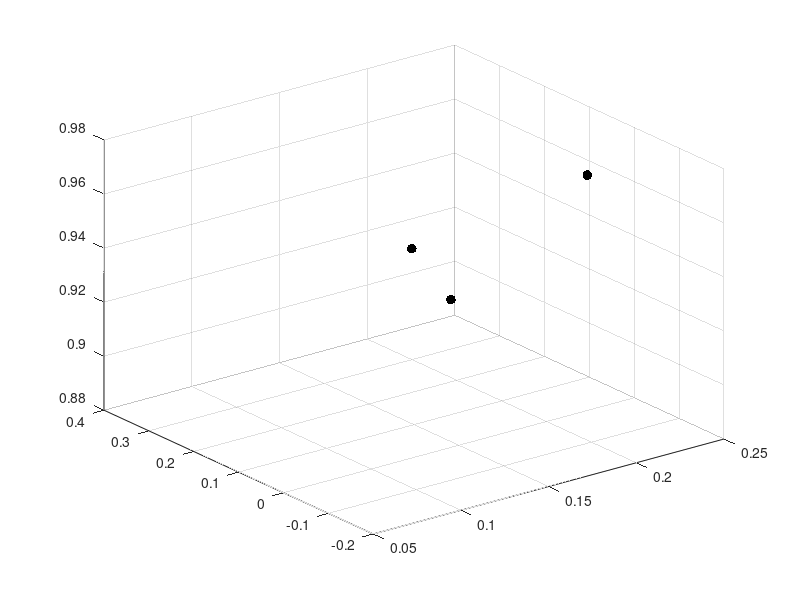

This figure's MATLAB source: (Note: this script raises an error after producing the figure.)
%data parameters
num_points = 4;
circ = true; %placed on the origin
angle = acos(1/sqrt(3));
%angle = 2*pi/9; %angle for the circle from the origin in the direction of the z axis
reg = true; %regular spacing
frame = 1; %set this to 6 for point frame data
num_samples = 1000

%choose the distance in the optimization problem
%chord = chordal
%chors = chordal squared
%geodi = geodesic
%geods = geodesic squared
opt_type = 'geodi';

epsilon = .000001; %convergence criteria (squared sine of angles between consecutive iterations)
init = 'random'; %algorithm initialization (start at flag mean if not 'random')

%generate the data
N = num_points-1;
labels = [1:num_points];
label_names = labels;
theta = pi*rand(N,1)/4;
phi = 2*pi*normrnd(0,.2,[N]);
data = zeros(3,num_points);
for i=1:N
    data(1,i) = sin(theta(i))*cos(phi(i));
    data(2,i) = sin(theta(i))*sin(phi(i));
    data(3,i) = cos(theta(i));
end



%data
scatter3(data(1,1:N),data(2,1:N),data(3,1:N),ones(N,1)*50,'k','filled')
hold on

for ii=1:num_samples
    %randomize the N+1st point
    theta = pi*rand()/4;
    phi = 2*pi*normrnd(0,.2);
    data(1,num_points) = sin(theta)*cos(phi);
    data(2,num_points) = sin(theta)*sin(phi);
    data(3,num_points) = cos(theta);


    %compute the sln to opt problem via flag
    %medn = the solution
    %err = error at each iteration
    %weights = weights at each iteration
    %ii = number of iteratioms
    %init_pt = starting point
    %point at each iteration (y(1) = init_pt)
    [medn,err,weights,ii,init_pt,y] = reweighted_flag(data,labels,label_names,epsilon,init,opt_type);

    %bonus point
    %scatter3(data(1,num_points),data(2,num_points),data(3,num_points)+.02,20,'g','filled')

    %median
    if medn(3)<0
        scatter3(-medn(1),-medn(2),-medn(3), 1,'r','filled')
    else
        scatter3(medn(1),medn(2),medn(3), 1,'r','filled')
    end

    
    %mean
    if opt_type =='chord'
        X = zeros(3,num_points);
        for i=1:num_points
            X(:,1+(i-1):i) = data(:,1+(i-1):i);
        end
        [Yall,S,V] = svd(X);
        mn = Yall(:,1)/norm(Yall(:,1));
    elseif opt_type == 'geodi'
        [mn,err, weights,ii,init_pt,y] = karcher_mean(data,labels,label_names,epsilon,init, opt_type);
    else
        print('opt_type error')
    end
    if mn(3)<0
        scatter3(-mn(1),-mn(2),-mn(3)+.01, 1,'b','filled')
    else
        scatter3(mn(1),mn(2),mn(3)+.01, 1,'b','filled')
    end
end


    
